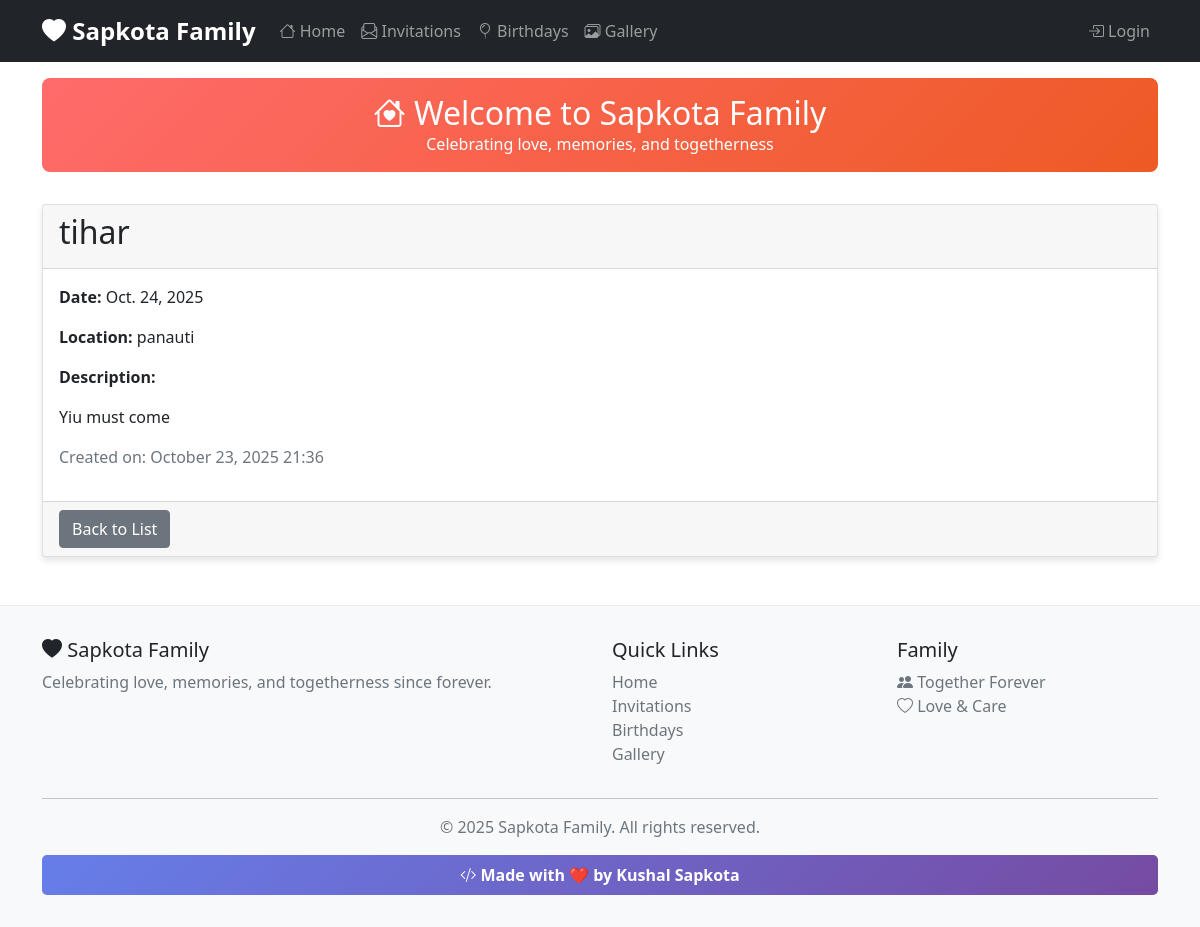
The page /invitations/1/ on the database its author committed.
### core/models.py (models this page shows, shortened)
class Invitation(models.Model):
    title = models.CharField(max_length=200)
    date = models.DateField()
    location = models.CharField(max_length=250, blank=True)
    description = models.TextField(blank=True)
    created_at = models.DateTimeField(default=timezone.now)

### core/views.py (the view)
# urls.py: path('invitations/<int:pk>/', views.invitation_detail, name='invitation_detail'),
def invitation_detail(request, pk):
    invitation = get_object_or_404(Invitation, pk=pk)
    return render(request, 'invitation_detail.html', {'invitation': invitation})

### core/templates/invitation_detail.html (shortened to what this page needs)
{% extends 'base.html' %}
{% block content %}
<div class="card">
    <div class="card-header">
        <h2>{{ invitation.title }}</h2>
    </div>
    <div class="card-body">
        <p><strong>Date:</strong> {{ invitation.date }}</p>
        {% if invitation.location %}
        <p><strong>Location:</strong> {{ invitation.location }}</p>
        {% endif %}
        {% if invitation.description %}
        <p><strong>Description:</strong></p>
        <p>{{ invitation.description|linebreaks }}</p>
        {% endif %}
        <p class="text-muted">Created on: {{ invitation.created_at|date:"F d, Y H:i" }}</p>
    </div>
    <div class="card-footer">
        <a href="{% url 'invitation_list' %}" class="btn btn-secondary">Back to List</a>
    </div>
</div>
{% endblock %}

### core/templates/base.html (style rules this page uses)
.card { margin-bottom: 20px; box-shadow: 0 4px 6px rgba(0, 0, 0, 0.1); transition: transform 0.2s ease-in-out; }

### rows shown on the page
Invitation: title "tihar", date "Oct. 24, 2025", location "panauti", description "Yiu must come", created_at "October 23, 2025 21:36"
